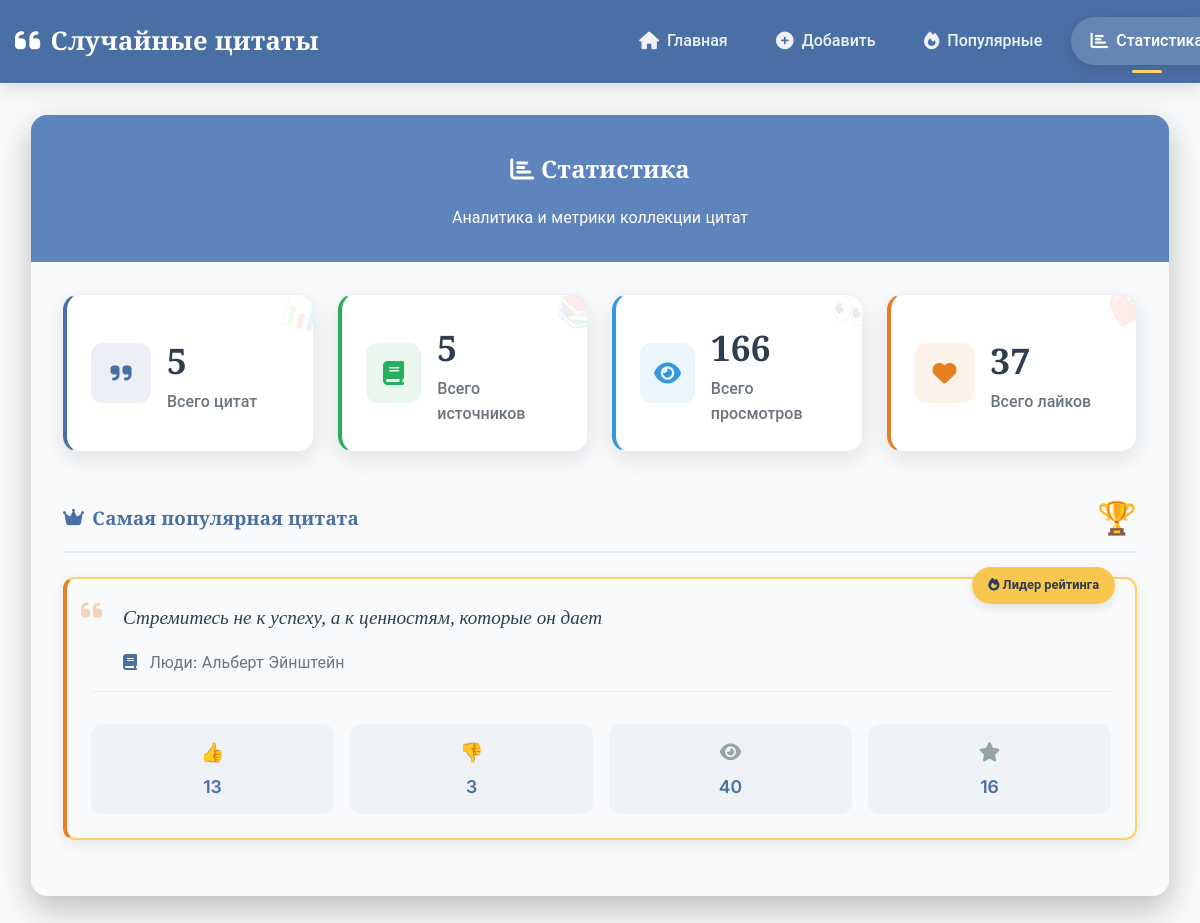
Before: /dashboard/ with the older database file.
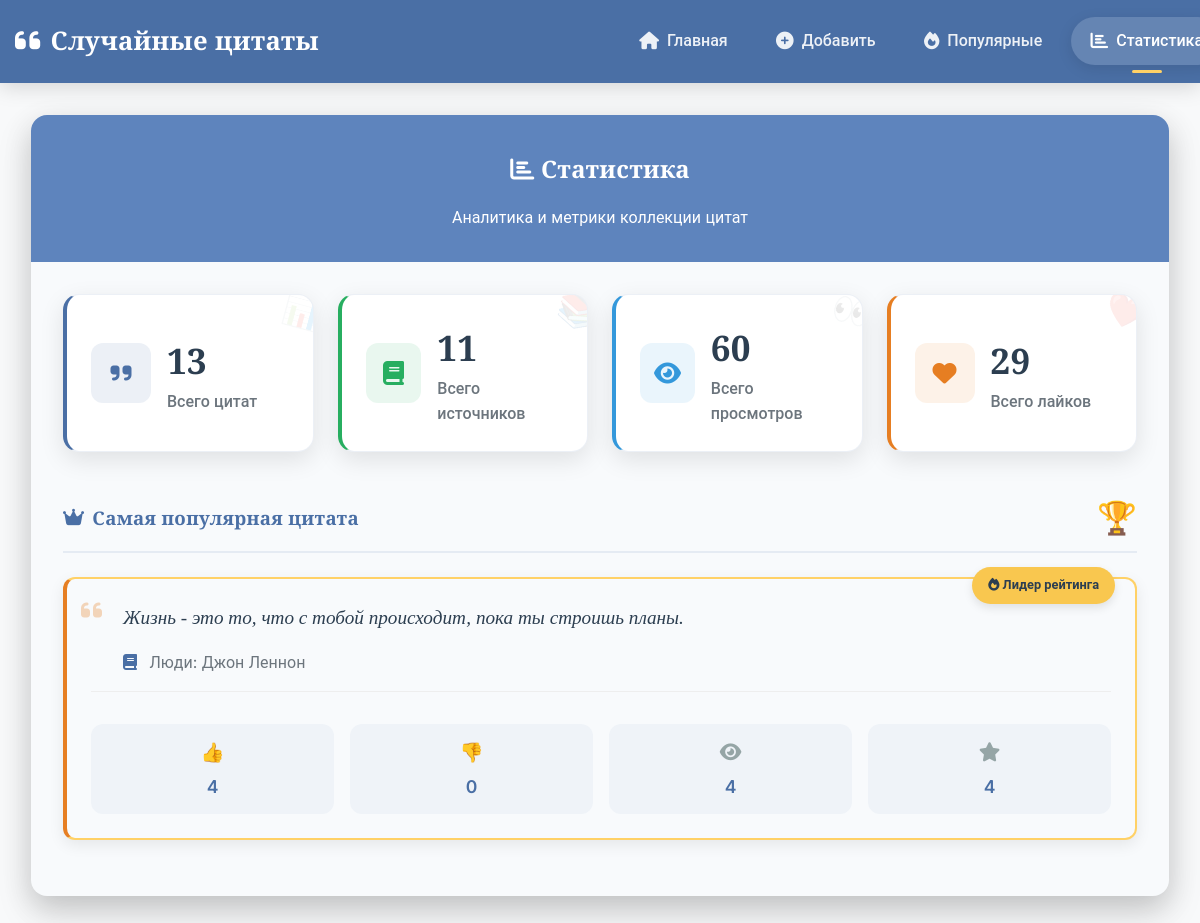
After: the same page with the newer database file.
### quotes/models.py (models this page shows, shortened)
class Quote(models.Model):
    text = models.TextField(verbose_name="Текст цитаты")
    source = models.ForeignKey(Source, on_delete=models.CASCADE, verbose_name="Источник")
    weight = models.PositiveIntegerField(default=1, verbose_name="Вес")
    views = models.PositiveIntegerField(default=0, verbose_name="Просмотры")
    likes = models.PositiveIntegerField(default=0, verbose_name="Лайки")
    dislikes = models.PositiveIntegerField(default=0, verbose_name="Дизлайки")
    created_at = models.DateTimeField(auto_now_add=True)
    updated_at = models.DateTimeField(auto_now=True)
    class Meta:
        unique_together = ['text', 'source']

class Source(models.Model):
    TYPE_CHOICES = [
        ('movie', 'Фильм'),
        ('book', 'Книга'),
        ('series', 'Сериал'),
        ('game', 'Игра'),
        ('person', 'Люди'),
        ('other', 'Другое'),
    ]
    name = models.CharField(max_length=200, verbose_name="Название")
    type = models.CharField(max_length=20, choices=TYPE_CHOICES, verbose_name="Тип")
    created_at = models.DateTimeField(auto_now_add=True)
    class Meta:
        unique_together = ['name', 'type']
    def __str__(self):
        return f"{self.get_type_display()}: {self.name}"

### quotes/views.py (the view)
# urls.py: path('dashboard/', views.dashboard, name='dashboard'),
def dashboard(request):
    quotes = Quote.objects.all()
    stats = {
        'total_quotes': quotes.count(),
        'total_sources': Source.objects.count(),
        'total_views': quotes.aggregate(total=Sum('views'))['total'] or 0,
        'total_likes': quotes.aggregate(total=Sum('likes'))['total'] or 0,
        'total_dislikes': quotes.aggregate(total=Sum('dislikes'))['total'] or 0,
        'most_popular': quotes.annotate(
            popularity=F('likes') - F('dislikes')
        ).order_by('-popularity').first(),
        'most_viewed': quotes.order_by('-views').first(),
    }
    return render(request, 'quotes/dashboard.html', {'stats': stats})

### quotes/templates/quotes/dashboard.html
{% extends 'quotes/base.html' %}
{% block content %}
<div class="quote-container">
    <div class="quote-card fade-in">
        <div class="card-header text-center">
            <h2><i class="fas fa-chart-bar"></i> Статистика</h2>
            <p class="mb-0">Аналитика и метрики коллекции цитат</p>
        </div>
        <div class="card-body">
            <div class="stats-grid">
                <div class="stat-card stat-card-primary">
                    <div class="stats-icon">
                        <i class="fas fa-quote-right"></i>
                    </div>
                    <div class="stat-content">
                        <h3>{{ stats.total_quotes }}</h3>
                        <p>Всего цитат</p>
                    </div>
                    <div class="stats-badge">📊</div>
                </div>
                <div class="stat-card stat-card-success">
                    <div class="stats-icon">
                        <i class="fas fa-book"></i>
                    </div>
                    <div class="stat-content">
                        <h3>{{ stats.total_sources }}</h3>
                        <p>Всего источников</p>
                    </div>
                    <div class="stats-badge">📚</div>
                </div>
                <div class="stat-card stat-card-info">
                    <div class="stats-icon">
                        <i class="fas fa-eye"></i>
                    </div>
                    <div class="stat-content">
                        <h3>{{ stats.total_views }}</h3>
                        <p>Всего просмотров</p>
                    </div>
                    <div class="stats-badge">👀</div>
                </div>
                <div class="stat-card stat-card-warning">
                    <div class="stats-icon">
                        <i class="fas fa-heart"></i>
                    </div>
                    <div class="stat-content">
                        <h3>{{ stats.total_likes }}</h3>
                        <p>Всего лайков</p>
                    </div>
                    <div class="stats-badge">❤️</div>
                </div>
            </div>
            {% if stats.most_popular %}
            <div class="popular-quote fade-in" style="animation-delay: 0.3s">
                <div class="section-header">
                    <h3><i class="fas fa-crown"></i> Самая популярная цитата</h3>
                    <div class="trophy-badge">🏆</div>
                </div>
                <div class="quote-item featured">
                    <div class="quote-content">
                        <div class="quote-text">
                            <i class="fas fa-quote-left quote-icon"></i>
                            <p>{{ stats.most_popular.text }}</p>
                        </div>
                        <div class="quote-source">
                            <i class="fas fa-book"></i>
                            {{ stats.most_popular.source }}
                        </div>
                    </div>
                    <div class="quote-stats">
                        <div class="stats-mini-grid">
                            <div class="stats-mini">
                                <span class="stats-mini-icon">👍</span>
                                <span class="stats-mini-value">{{ stats.most_popular.likes }}</span>
                            </div>
                            <div class="stats-mini">
                                <span class="stats-mini-icon">👎</span>
                                <span class="stats-mini-value">{{ stats.most_popular.dislikes }}</span>
                            </div>
                            <div class="stats-mini">
                                <span class="stats-mini-icon"><i class="fas fa-eye"></i></span>
                                <span class="stats-mini-value">{{ stats.most_popular.views }}</span>
                            </div>
                            <div class="stats-mini">
                                <span class="stats-mini-icon"><i class="fas fa-star"></i></span>
                                <span class="stats-mini-value">{{ stats.most_popular.likes|add:stats.most_popular.dislikes }}</span>
                            </div>
                        </div>
                    </div>
                    <div class="featured-badge">
                        <i class="fas fa-fire"></i>
                        Лидер рейтинга
                    </div>
                </div>
            </div>
            {% endif %}
        </div>
    </div>
</div>
{% endblock%}

### quotes/templates/quotes/base.html (shortened to what this page needs)
<!DOCTYPE html>
<html lang="ru">
<head>
    {% load static %}
    <link rel="stylesheet" href="{% static 'quotes/css/style.css' %}">
    <link rel="stylesheet" href="https://cdnjs.cloudflare.com/ajax/libs/font-awesome/6.4.0/css/all.min.css">
</head>
<body>
    <nav class="navbar">
        <div class="nav-container">
            <a class="navbar-brand" href="{% url 'random_quote' %}">
                <i class="fas fa-quote-left"></i><span>Случайные цитаты</span>
            </a>
            <ul class="navbar-nav">
                <li class="nav-item {% if request.resolver_match.url_name == 'random_quote' %}active{% endif %}">
                    <a class="nav-link" href="{% url 'random_quote' %}">
                        <i class="fas fa-home"></i><span>Главная</span>
                    </a>
                </li>
                <li class="nav-item {% if request.resolver_match.url_name == 'add_quote' %}active{% endif %}">
                    <a class="nav-link" href="{% url 'add_quote' %}">
                        <i class="fas fa-plus-circle"></i><span>Добавить</span>
                    </a>
                </li>
                <li class="nav-item {% if request.resolver_match.url_name == 'popular_quotes' %}active{% endif %}">
                    <a class="nav-link" href="{% url 'popular_quotes' %}">
                        <i class="fas fa-fire"></i><span>Популярные</span>
                    </a>
                </li>
                <li class="nav-item {% if request.resolver_match.url_name == 'dashboard' %}active{% endif %}">
                    <a class="nav-link" href="{% url 'dashboard' %}">
                        <i class="fas fa-chart-bar"></i><span>Статистика</span>
                    </a>
                </li>
            </ul>
        </div>
    </nav>
      <div class="container mt-4">
        {% block content %}
        {% endblock %}
    </div>
</body>
</html>

Changed rows visible on the page:
removed Quote: most_popular.text "Стремитесь не к успеху, а к ценностям, которые он дает", most_popular.source "Люди: Альберт Эйнштейн", most_popular.likes "13", most_popular.dislikes "3", most_popular.views "40", most_popular.likes|add "16"
added Quote: most_popular.text "Жизнь - это то, что с тобой происходит, пока ты строишь планы.", most_popular.source "Люди: Джон Леннон", most_popular.likes "4", most_popular.dislikes "0", most_popular.views "4", most_popular.likes|add "4"
Other visible differences:
{{ stats.total_quotes }}: "5" → "13"
{{ stats.total_sources }}: "5" → "11"
{{ stats.total_views }}: "166" → "60"
{{ stats.total_likes }}: "37" → "29"
